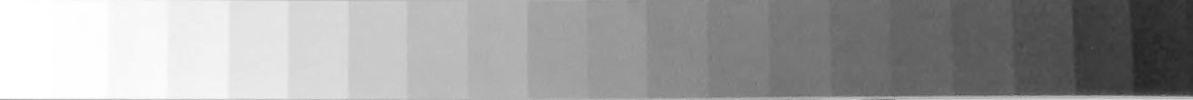
#> input picture roi_1.png, 1193 x 100 px
$ python Contrast.py
#> lines starting #> are read from the running program, lines starting #| are printed output that depends on the picture
import cv2
import numpy as np
import matplotlib.pyplot as plt
from scipy.stats import kurtosis, skew

def analyze_contrast(image_path, block_size=32, method='RMS'):
    """
    图像对比度系统性分析
    :param image_path: 输入图像路径
    :param block_size: 局部对比度分析的窗口大小
    :param method: 局部对比度算法（'RMS'或'Weber'）
    :return: 对比度统计结果及可视化图表
    """
#> called with image_path = 'roi_1.png', block_size = 32, method = 'RMS'
    # ==================== 1. 数据准备 ====================
    # 读取图像并转换为灰度图
    img = cv2.imread(image_path)
#> img is the input picture: shape (100, 1193, 3); min 36, max 255, mean 160.2
    if img is None:
        raise FileNotFoundError(f"图像未找到: {image_path}")
    gray = cv2.cvtColor(img, cv2.COLOR_BGR2GRAY)
    gray_float = gray.astype(np.float32) / 255.0  # 归一化到[0,1]

    # ==================== 2. 全局对比度分析 ====================
    # 动态范围 (DR)
    dr = gray.max() - gray.min()
#> dr = 219

    # Michelson对比度（适用于周期性图像）
    michelson = (gray.max() - gray.min()) / (gray.max() + gray.min() + 1e-6)
#> michelson = 6.26

    # RMS对比度
    rms_global = np.std(gray_float)
#> rms_global = 0.25

    # 直方图统计
    hist = cv2.calcHist([gray], [0], None, [256], [0, 256])
#> hist = 256 values, max 4848 at index 255, min 0 at index 0, mean 466
    hist /= hist.sum()  # 归一化
#> hist = 256 values, max 0.0406 at index 255, min 0 at index 0, mean 0.00391
    kurt = kurtosis(hist.ravel())
#> kurt = 17.57
    skewness = skew(hist.ravel())
#> skewness = 3.33

    # ==================== 3. 局部对比度分析 ====================
    def local_contrast(image, window_size, method='RMS'):
#> called with window_size = 32, method = 'RMS'
        h, w = image.shape
#> h = 100; w = 1193
        contrast_map = np.zeros_like(image)
        pad = window_size // 2
        padded = cv2.copyMakeBorder(image, pad, pad, pad, pad, cv2.BORDER_REFLECT)
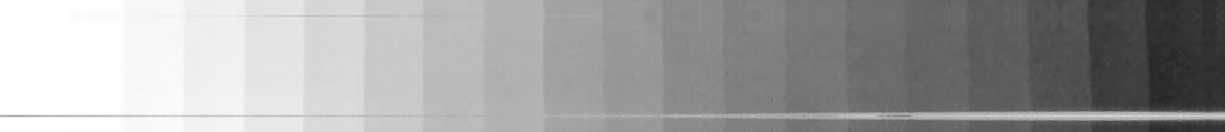
#> padded: shape (132, 1225) float32; min 0.141, max 1, mean 0.631

        for y in range(h):
            for x in range(w):
                window = padded[y:y+window_size, x:x+window_size]
                if method == 'RMS':
                    # RMS对比度：窗口标准差
                    contrast_map[y, x] = np.std(window)
                elif method == 'Weber':
                    # Weber对比度：(I_max - I_min) / I_avg
                    i_max = window.max()
                    i_min = window.min()
                    i_avg = window.mean()
                    contrast_map[y, x] = (i_max - i_min) / (i_avg + 1e-6)
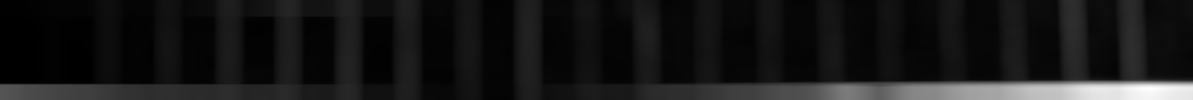
#> contrast_map: shape (100, 1193) float32; min 0, max 0.228, mean 0.0225; drawn with min black and max white
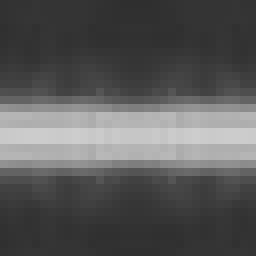
#> window: shape (32, 32) float32 (shown 8 times larger); min 0.184, max 0.804, mean 0.348
        return contrast_map

    # 计算局部对比度图
    lc_map = local_contrast(gray_float, block_size, method)
    lc_mean = np.mean(lc_map)
#> lc_mean = 0.0225
    lc_std = np.std(lc_map)
#> lc_std = 0.0349

    # ==================== 4. 可视化 ====================
    plt.figure(figsize=(18, 12))

    # 原图与灰度图
    plt.subplot(2, 3, 1)
    plt.imshow(cv2.cvtColor(img, cv2.COLOR_BGR2RGB))
    plt.title("Original Image")
    plt.axis('off')

    plt.subplot(2, 3, 2)
    plt.imshow(gray, cmap='gray')
    plt.title("Grayscale Image")
    plt.axis('off')

    # 直方图与统计
    plt.subplot(2, 3, 3)
    plt.plot(hist, color='black')
    plt.fill_between(np.arange(256), hist.ravel(), alpha=0.3)
    plt.title(f"Histogram\nKurtosis: {kurt:.2f}, Skewness: {skewness:.2f}")
    plt.xlabel("Pixel Value")
    plt.ylabel("Frequency")
    plt.grid(True)

    # 局部对比度热图
    plt.subplot(2, 3, 4)
    plt.imshow(lc_map, cmap='hot')
    plt.colorbar(label='Local Contrast')
    plt.title(f"Local Contrast Map ({method})\nMean: {lc_mean:.3f}, Std: {lc_std:.3f}")
    plt.axis('off')

    # 全局对比度指标表格
    plt.subplot(2, 3, 5)
    cell_text = [
        [f"{dr}", "0-255"],
        [f"{michelson:.3f}", "(Lmax-Lmin)/(Lmax+Lmin)"],
        [f"{rms_global:.3f}", "标准差"]
    ]
#> cell_text = [['219', '0-255'], ['6.257', '(Lmax-Lmin)/(Lmax+Lmin)'], ['0.250', '标准差']]
    plt.table(cellText=cell_text,
              rowLabels=["Dynamic Range", "Michelson Contrast", "RMS Contrast"],
              colLabels=["Value", "Formula"],
              loc='center')
    plt.axis('off')

    plt.tight_layout()
    plt.show()
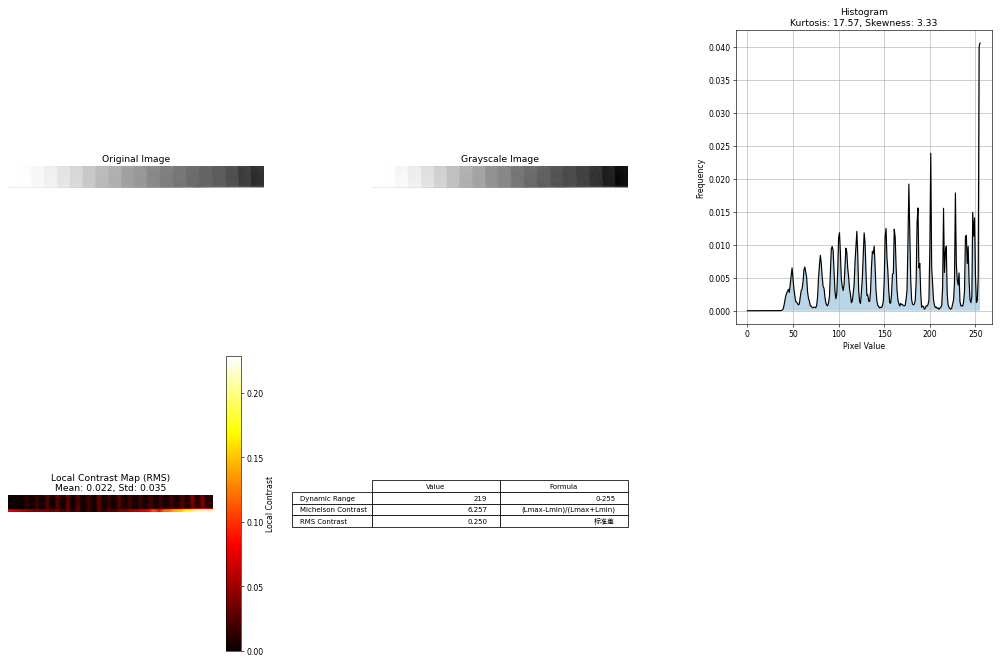
#> figure drawn by matplotlib, 5 panels; panel 3: curve peaks at x = 255, y = 0.0406

    return {
        "dynamic_range": dr,
        "michelson_contrast": michelson,
        "rms_contrast": rms_global,
        "histogram_kurtosis": kurt,
        "histogram_skewness": skewness,
        "local_contrast_mean": lc_mean,
        "local_contrast_std": lc_std
    }

def output(results):
    print("===== 对比度分析结果 =====")
    print(f"动态范围: {results['dynamic_range']} (0-255)")
    print(f"Michelson对比度: {results['michelson_contrast']:.3f}")
    print(f"RMS全局对比度: {results['rms_contrast']:.3f}")
    print(f"直方图峰度: {results['histogram_kurtosis']:.2f}")
    print(f"直方图偏度: {results['histogram_skewness']:.2f}")
    print(f"局部对比度均值: {results['local_contrast_mean']:.3f}")

if __name__ == "__main__":
    results = analyze_contrast(
        image_path="roi_1.png",
        block_size=32,
        method='RMS'
    )
#> results = {'dynamic_range': 219, 'michelson_contrast': 6.26, 'rms_contrast': 0.25, 'histogram_kurtosis': 17.57, 'histogram_skewness': 3.33, 'local_contrast_mean': 0.0225, 'local_contrast_std': 0.0349}

    output(results)
#| 动态范围: 219 (0-255)
#| Michelson对比度: 6.257
#| RMS全局对比度: 0.250
#| 直方图峰度: 17.57
#| 直方图偏度: 3.33
#| 局部对比度均值: 0.022
